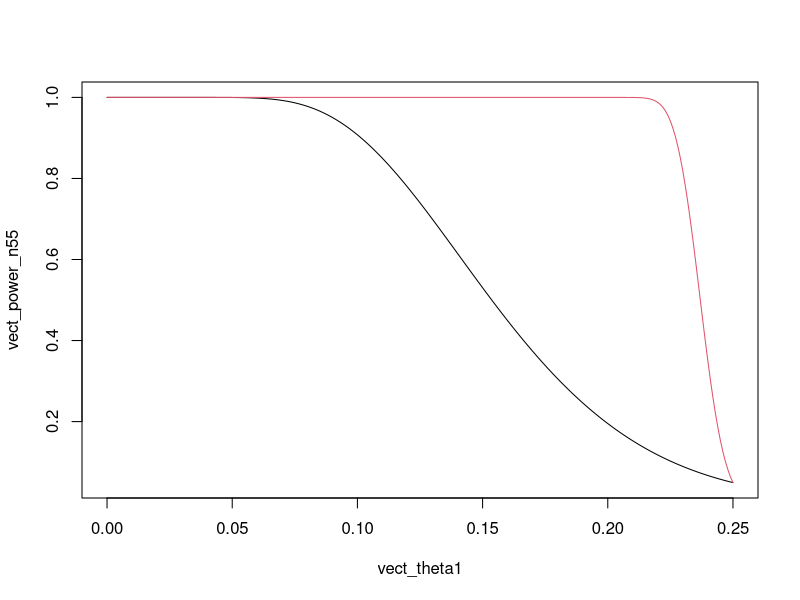
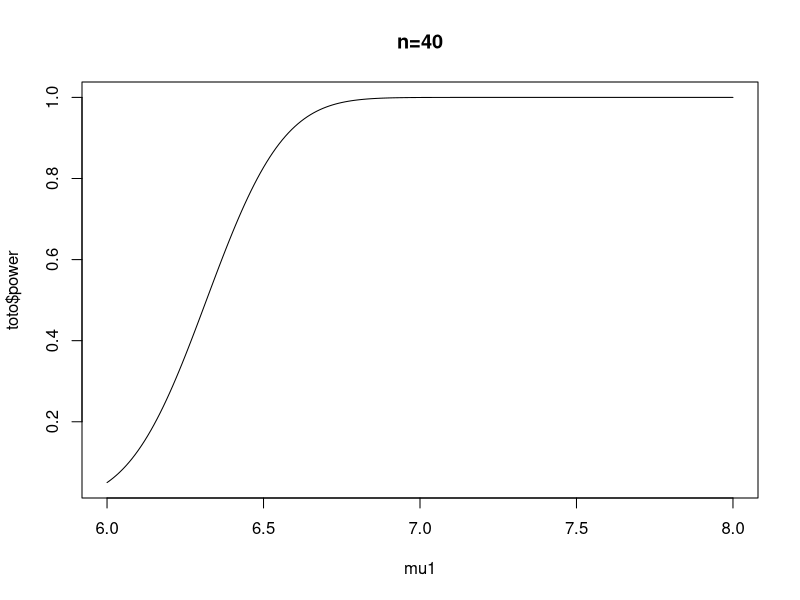
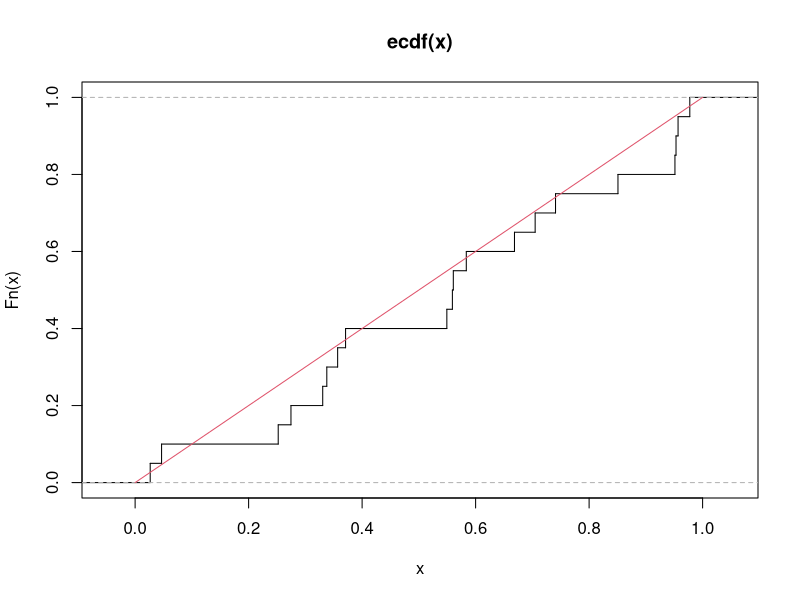
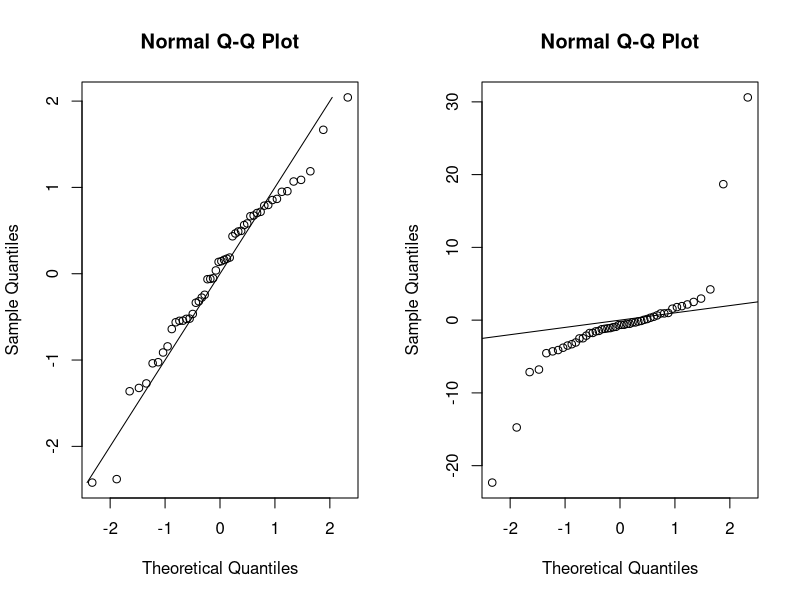
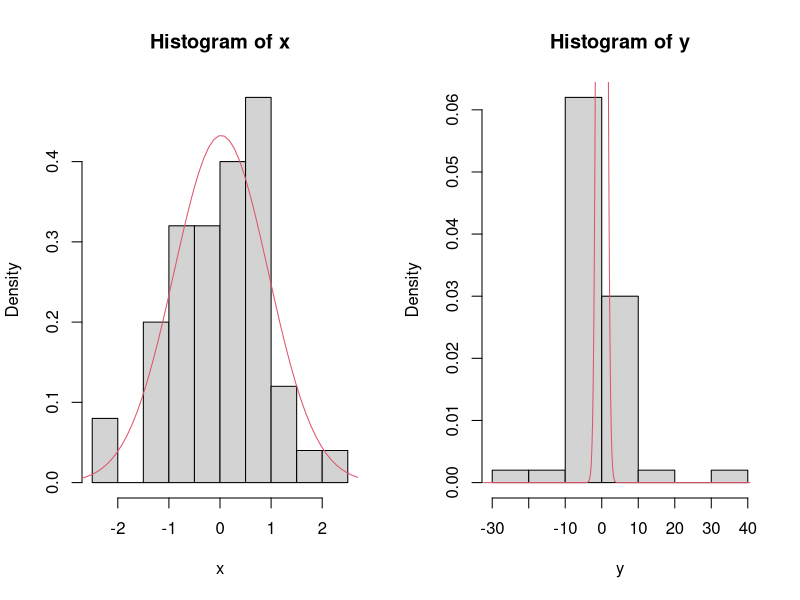
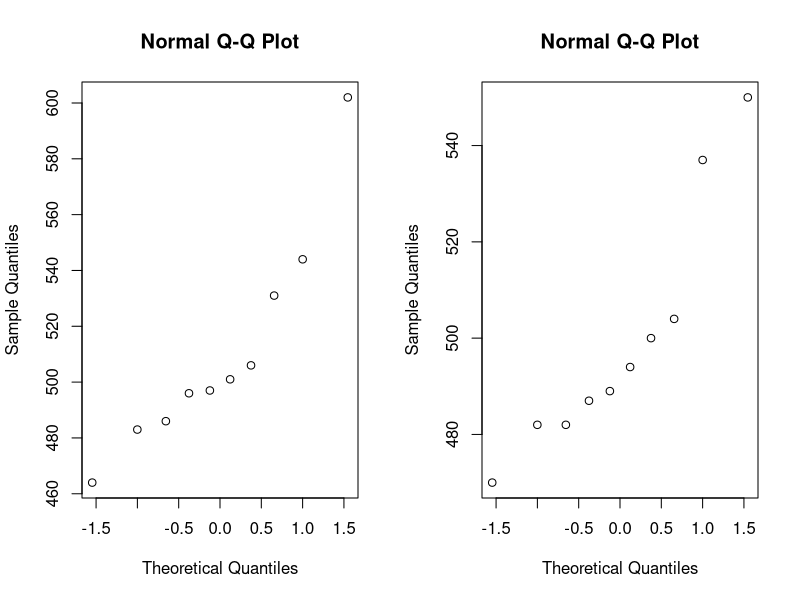
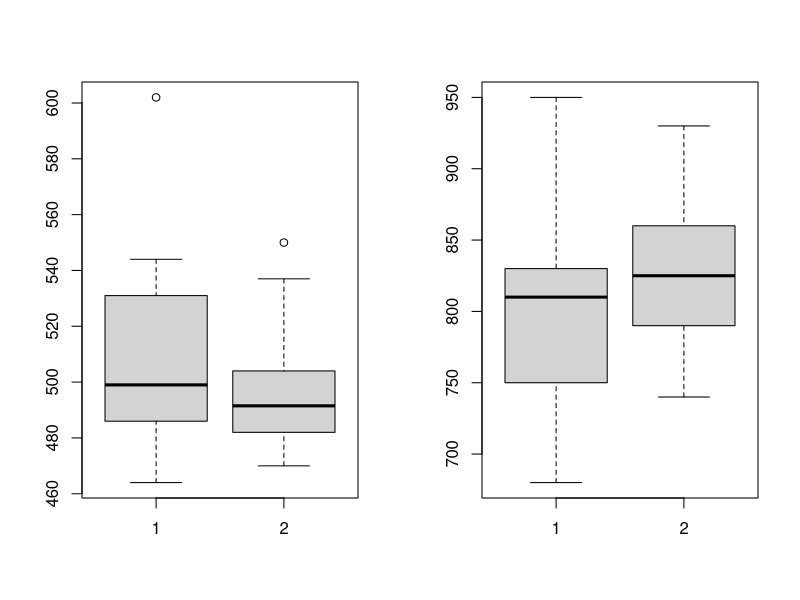
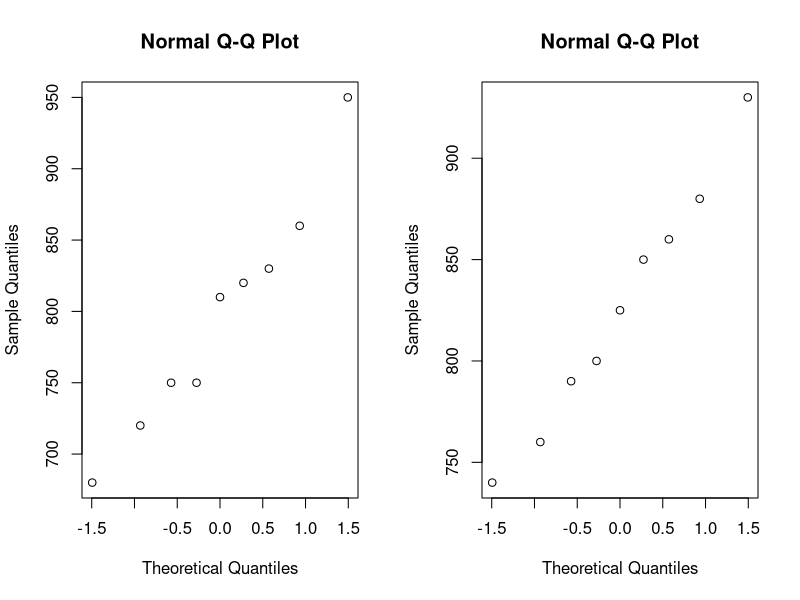

These charts were generated, in order, by the following R code:
## ---- chunk 1
knitr::opts_chunk$set(echo = TRUE)
## ---- chunk 2
x=c(3.7,3.4,4.2,3.8,3.9,4,3.5,3.6,4.3,3.3)
shapiro.test(x)
## ---- chunk 3
t.test(x,mu=4,alternative = 'less')
## ---- chunk 4
n=length(x)
#borne sup IC :
mean(x)+qt(0.95,n-1)*sd(x)/sqrt(n)
## ---- chunk 5
prop.test(13,55,0.25,alternative = "less")

# si test exact :
binom.test(13,55,0.25,alternative="less")
## ---- chunk 6
#courbe puissance à la main
n=55
theta1=0.23
puissance=function(theta1,n)
{ power=pnorm((-1.65*sqrt(0.25*0.75/n)+0.25-theta1)/sqrt(theta1*(1-theta1)/n))
 return(power)
}
vect_theta1=seq(0, 0.25, by=0.001)
vect_power_n55=puissance(vect_theta1,n=55)
vect_power_n3000=puissance(vect_theta1,n=3000)
plot(vect_theta1,vect_power_n55,type="l")
lines(vect_theta1,vect_power_n3000,type="l",col=2)
## ---- chunk 7
n = 40
mu = 6.4
power.t.test(n,0.4,sd = 1.2,type = 'one.sample',alternative = 'one.sided')
## ---- chunk 8
mu1=seq(6,8 ,by=0.01)
delta=mu1-6
toto=power.t.test(n,delta,sd = 1.2,type = 'one.sample',alternative = 'one.sided')
plot(mu1,toto$power, type='l',main="n=40")
## ---- chunk 9
power.t.test(power=0.9,delta = 0.4,sd = 1.2,type = 'one.sample',alternative = 'one.sided')
## ---- chunk 10
n=20
# échantillon de variables aléatoires de loi uniforme sur [0,1] :
x = runif(n)
  
# fonction de répartition empirique :  
fn=ecdf(x)
plot(fn, verticals=TRUE, do.points=FALSE)
lines(seq(0,1,0.01),punif(seq(0,1,0.01),0,1),col = 2)
  
# superposer la fonctin de répartition de la loi  uniforme sur [0,1]

# test de Kolmagorov Smirnov
ks.test(x,"punif")

## ---- chunk 11
# simulation des échantillons :
x= rnorm(50)
y= rcauchy(50)

# Droites de Henry :

par(mfrow=c(1,2))
qqnorm(x)
lines(x,x)
qqnorm(y)
lines(y,y)

# test de Kolmagorov Smirnov
ks.test(y,"pnorm")
# test de Shapiro :
shapiro.test(y)
# un peu de stat descriptive :
par(mfrow=c(1,2))
hist(x,prob=TRUE)
abscisses=seq(min(x)-10,max(x)+10,0.1)
lines(abscisses,dnorm(abscisses,mean(x),sd(x)),col=2)
hist(y,prob=TRUE)
abscisses=seq(min(y)-10,max(y)+10,0.1)
lines(abscisses,dnorm(abscisses,mean(x),sd(x)),col=2)
## ---- chunk 12
x=c(602,464,483,506,497,544,486,531,496,501)
y=c(487,489,470,482,494,500,504,537,482,550)

par(mfrow=c(1,2))
qqnorm(x)
lines(x,x)
qqnorm(y)
lines(y,y)
# test de Shapiro :
shapiro.test(x)
shapiro.test(y)
var.test(x,y)
# les variances ne sont pas les mêmes
t.test(x,y,var.equal = TRUE)
## ---- chunk 13
wilcox.test(x,y)
## ---- chunk 14
boxplot(x,y)
## ---- chunk 15
x=c(750,860,950,830,750,680,720,810,820)
y=c(850,880,930,860,800,740,760,790,825)
boxplot(x,y)
par(mfrow=c(1,2))
qqnorm(x)
lines(x,x)
qqnorm(y)
lines(y,y)
# test de Shapiro :
shapiro.test(x)
shapiro.test(y)
# les variances ne sont pas les mêmes
t.test(x,y,var.equal = TRUE,paired=TRUE,alternative = 'less')
## ---- chunk 16
x <- c(1.83,  0.50,  1.62,  2.48, 1.68, 1.88, 1.55,1.2, 0.7)
y <- c(0.878, 0.647, 0.598, 2.05, 1.06, 1.29, 1.06, 3.14, 1.29)
boxplot(x,y)
par(mfrow=c(1,2))
qqnorm(x)
lines(x,x)
qqnorm(y)
lines(y,y)
# test de Shapiro :
shapiro.test(x)
shapiro.test(y)
# les variances ne sont pas les mêmes
wilcox.test(x,y,paired=TRUE, alternative = 'greater')
## ---- chunk 17
presence=c(4,18,10)
absence=c(36,52,80)
tab=rbind(presence, absence)
colnames(tab)=c('zone1','zone2','zone3')
rownames(tab)=c('presence','absence')
chisq.test(tab)

## ---- chunk 18
interoge=c(25,31)
gueris=c(15,9)
tab2=rbind(interoge, gueris)
colnames(tab2)=c(' b',' a ')
rownames(tab2)=c('interroge','gueris')
chisq.test(tab2)
